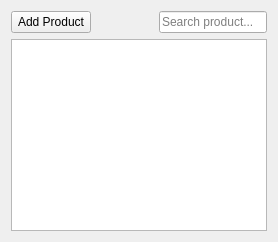
<?xml version="1.0" encoding="UTF-8"?>
<ui version="4.0">
 <class>InventoryViewForm</class>
 <widget class="QWidget" name="InventoryViewForm">
  <property name="windowTitle">
   <string>Inventory</string>
  </property>
  <layout class="QVBoxLayout" name="verticalLayout_root">
   <item>
    <layout class="QHBoxLayout" name="horizontalLayout_top">
     <item>
      <widget class="QPushButton" name="btnAddProduct">
       <property name="text">
        <string>Add Product</string>
       </property>
      </widget>
     </item>
     <item>
      <spacer name="horizontalSpacer_top">
       <property name="orientation">
        <enum>Qt::Horizontal</enum>
       </property>
       <property name="sizeHint" stdset="0">
        <size>
         <width>40</width>
         <height>20</height>
        </size>
       </property>
      </spacer>
     </item>
     <item>
      <widget class="QLineEdit" name="txtSearchProduct">
       <property name="placeholderText">
        <string>Search product...</string>
       </property>
      </widget>
     </item>
    </layout>
   </item>
   <item>
    <widget class="QTableWidget" name="tblProducts">
     <property name="alternatingRowColors">
      <bool>true</bool>
     </property>
     <property name="selectionBehavior">
      <enum>QAbstractItemView::SelectRows</enum>
     </property>
     <property name="selectionMode">
      <enum>QAbstractItemView::SingleSelection</enum>
     </property>
    </widget>
   </item>
  </layout>
 </widget>
 <resources/>
 <connections/>
</ui>
